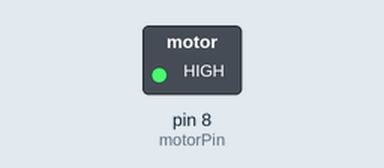
This sketch was run on a simulated Arduino Uno, built with avr-gcc and run on an emulated ATmega328P. On the bench: switched loads named in the sketch (green lamp = pin HIGH).

Above: at 0.1 s.
Timing chart, 0 to 1.6 s (numbered marks = the images above):
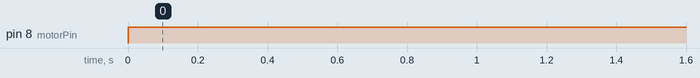

Measured:
- by itself, pin 8 (motorPin): LOW → HIGH at 0.00 s

The sketch:

motor_button.ino
```cpp
int motorPin = 8;

void setup()
{
  pinMode(motorPin, OUTPUT);
  Serial.begin(9600);
}


void loop()
{
    int motorSpeed = 135;
    analogWrite(motorPin, motorSpeed);
}
```
